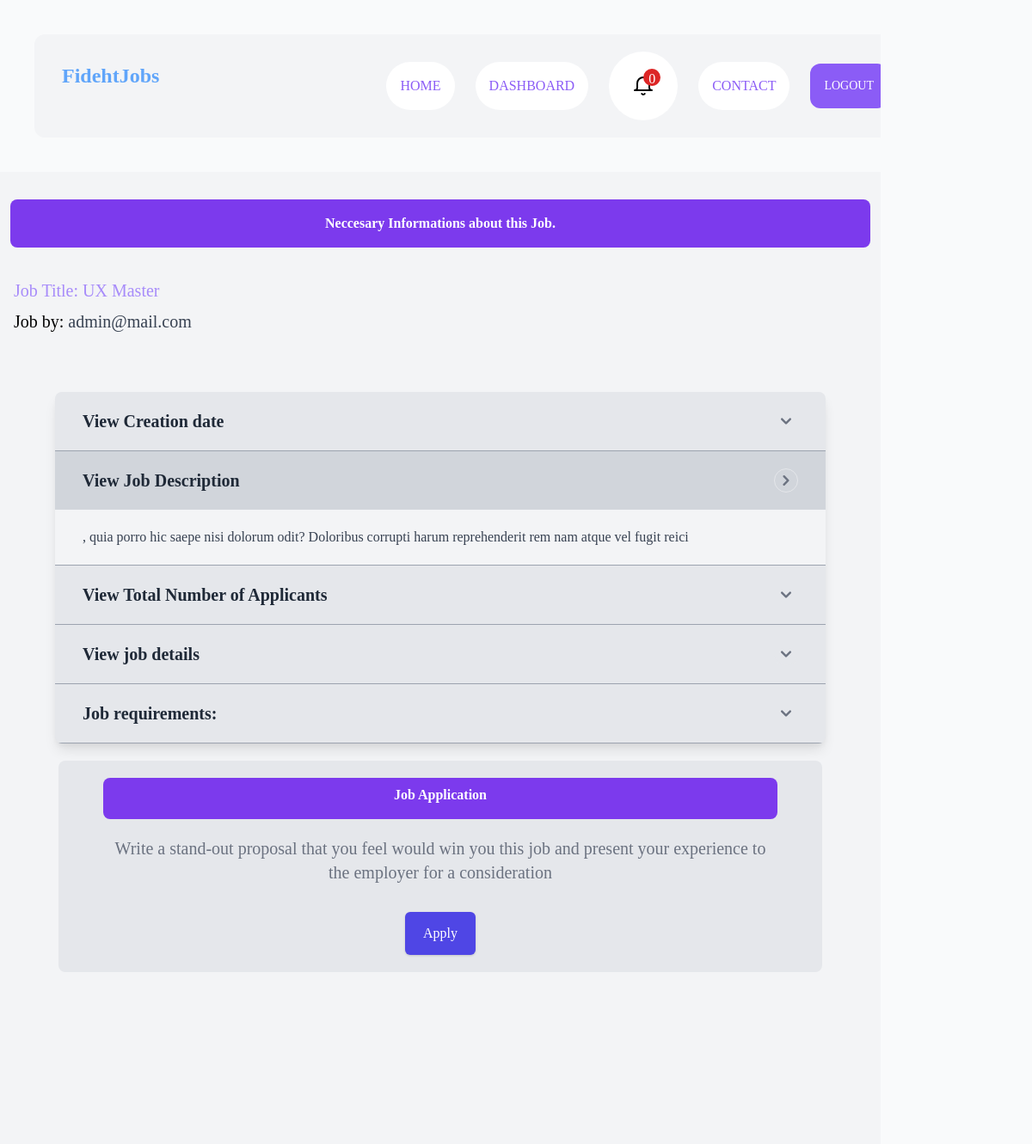
The app's page /job/fideht/job2/ (signed in) with its own data.
### apps/job/models.py (models this page shows, shortened)
class Job(models.Model):
    title = models.CharField(max_length=223)
    description = models.TextField()
    detail = models.TextField(blank=True, null=True)
    duration = models.CharField(max_length=200,blank=True, null=True)
    payment_range = models.CharField(max_length=200,blank=True, null=True)
    remote = models.BooleanField(default=False,blank=True, null=True)
    experience = models.CharField(max_length=200,blank=True, null=True)
    created_by = models.ForeignKey(settings.AUTH_USER_MODEL, related_name='jobs',on_delete=models.CASCADE)
    created_on = models.DateTimeField(auto_now_add=True)
    change_at = models.DateTimeField(auto_now=True)

### apps/users/models.py (models this page shows)
class CustomUser(AbstractUser):
    username = None
    email = models.EmailField(_('email address'), unique=True)
    USERNAME_FIELD = 'email'
    REQUIRED_FIELDS = []
    objects = CustomUserManager()
    def __str__(self):
        return self.email

### apps/job/views.py (the view)
# urls.py: path('fideht/job<int:pk>/',JobDetail.as_view(),name='job-detail'),
class JobDetail(View,LoginRequiredMixin):
    def get(self, request,pk,*args,**kwargs):
        job = Job.objects.get(pk=pk)
        application = Application.objects.filter(job=job,created_by=request.user)
        context = {
            "job": job,
            'application':application,
        }
        return render(request,'job/job_detail.html',context)

### apps/notification/context_processor.py (called while the page is built)
def get_notifications(request):
    if request.user.is_authenticated:
        read_notifications = request.user.notifications.filter(is_read=True)
        unread_notifications = request.user.notifications.filter(is_read=False)
        context ={
            'read_notifications': read_notifications,
            'unread_notifications': unread_notifications
        }
        return context
    else:
        context ={
            'read_notifications': [],
            'unread_notifications': []
        }
        return context

### apps/job/templates/job/job_detail.html (shortened to what this page needs)
{% extends 'base.html' %}
{% block content %}
<div class="h-screen bg-gray-100 flex items-start lg:items-center justify-center">
<div class="container mx-auto px-3 md:px=4  h-full">
    <p class="w-full p-4 my-4 md:my-8 rounded-lg font-semibold self-center text-center bg-purple-600 text-white normal-case">Neccesary Informations about this Job.</p>
    <div class="self-center">
        <h3 class="text-xl text-purple-400 text-left p-1 font-semiboald ">Job Title: {{job.title}}</h3>
        <h3 hx-boost="true" class="text-xl text-left p-1  ">Job by:
            <a href="{% url 'users:profile' job.created_by%}" class="font-semiboald cursor-pointer text-gray-700">{% if job.created_by.profile.username %}{{job.created_by.profile.username}} {% else %}{{job.created_by}}{% endif %}</a>
        </h3>
    </div>
    <section x-data="{ selectedItem: 1 }" class="shadow-md bg-gray-200 overflow-hidden rounded-lg mt-6 sm:shadow-lg lg:mt-16 lg:mx-auto lg:max-w-4xl">
        <article class="border-gray-400 border-b hover:bg-gray-300">
            <div>
                <header @click="selectedItem === 3 ? selectedItem = 0 : selectedItem = 3" x-bind:class="{ 'bg-gray-300': selectedItem === 3 }" class="flex justify-between items-center p-5 pl-8 pr-8 cursor-pointer select-none">
                    <h3 class="font-semibold text-xl text-gray-800">
                        View Creation date
                    </h3>
                    <div class="rounded-full border w-7 h-7 flex items-center justify-center hover:bg-gray-200">
                        <div x-show="selectedItem !== 3" class="rounded-full text-gray-500 w-7 h-7 flex items-center justify-center">
                            <svg class="w-6 h-6" fill="currentColor" viewBox="0 0 20 20" xmlns="http://www.w3.org/2000/svg"><path fill-rule="evenodd" d="M5.293 7.293a1 1 0 011.414 0L10 10.586l3.293-3.293a1 1 0 111.414 1.414l-4 4a1 1 0 01-1.414 0l-4-4a1 1 0 010-1.414z" clip-rule="evenodd"></path></svg>
                        </div>
                    </div>
                </header>
            </div>
        </article>
        <article class="border-gray-400 border-b hover:bg-gray-300">
            <div>
                <header @click="selectedItem === 1 ? selectedItem = 0 : selectedItem = 1" x-bind:class="{ 'bg-gray-300': selectedItem === 1 }" class="flex justify-between items-center p-5 pl-8 pr-8 cursor-pointer select-none">
                    <h3 class="font-semibold text-xl text-gray-800">
                        View Job Description
                    </h3>
                    <div class="rounded-full border w-7 h-7 flex items-center justify-center hover:bg-gray-200">
                        <div x-show="selectedItem === 1" class="rounded-full text-gray-500 w-7 h-7 flex items-center justify-center">
                            <svg class="w-6 h-6" fill="currentColor" viewBox="0 0 20 20" xmlns="http://www.w3.org/2000/svg"><path fill-rule="evenodd" d="M7.293 14.707a1 1 0 010-1.414L10.586 10 7.293 6.707a1 1 0 011.414-1.414l4 4a1 1 0 010 1.414l-4 4a1 1 0 01-1.414 0z" clip-rule="evenodd"></path></svg>
                        </div>
                    </div>
                </header>
                <div x-show="selectedItem === 1">
                    <div class="pl-8 pr-8 py-5 bg-gray-100 text-gray-700">
                        <p>{{job.description}}</p>
                    </div>
                </div>
            </div>
        </article>
        <article class="border-gray-400 border-b hover:bg-gray-300">
            <div>
                <header @click="selectedItem === 2 ? selectedItem = 0 : selectedItem = 2" x-bind:class="{ 'bg-gray-300': selectedItem === 2 }" class="flex justify-between items-center p-5 pl-8 pr-8 cursor-pointer select-none">
                    <h3 class="font-semibold text-xl text-gray-800">
                        View Total Number of Applicants
                    </h3>
                    <div class="rounded-full border w-7 h-7 flex items-center justify-center hover:bg-gray-200">
                        <div x-show="selectedItem !== 2" class="rounded-full text-gray-500 w-7 h-7 flex items-center justify-center">
                            <svg class="w-6 h-6" fill="currentColor" viewBox="0 0 20 20" xmlns="http://www.w3.org/2000/svg"><path fill-rule="evenodd" d="M5.293 7.293a1 1 0 011.414 0L10 10.586l3.293-3.293a1 1 0 111.414 1.414l-4 4a1 1 0 01-1.414 0l-4-4a1 1 0 010-1.414z" clip-rule="evenodd"></path></svg>
                        </div>
                    </div>
                </header>
            </div>
        </article>
        <article class="border-gray-400 border-b hover:bg-gray-300">
            <div>
                <header @click="selectedItem === 3 ? selectedItem = 0 : selectedItem = 3" x-bind:class="{ 'bg-gray-300': selectedItem === 3 }" class="flex justify-between items-center p-5 pl-8 pr-8 cursor-pointer select-none">
                    <h3 class="font-semibold text-xl text-gray-800">
                        View job details
                    </h3>
                    <div class="rounded-full border w-7 h-7 flex items-center justify-center hover:bg-gray-200">
                        <div x-show="selectedItem !== 3" class="rounded-full text-gray-500 w-7 h-7 flex items-center justify-center">
                            <svg class="w-6 h-6" fill="currentColor" viewBox="0 0 20 20" xmlns="http://www.w3.org/2000/svg"><path fill-rule="evenodd" d="M5.293 7.293a1 1 0 011.414 0L10 10.586l3.293-3.293a1 1 0 111.414 1.414l-4 4a1 1 0 01-1.414 0l-4-4a1 1 0 010-1.414z" clip-rule="evenodd"></path></svg>
                        </div>
                    </div>
                </header>
            </div>
        </article>
        <article class="border-gray-400 border-b hover:bg-gray-300">
            <div>
                <header @click="selectedItem === 3 ? selectedItem = 0 : selectedItem = 3" x-bind:class="{ 'bg-gray-300': selectedItem === 3 }" class="flex justify-between items-center p-5 pl-8 pr-8 cursor-pointer select-none">
                    <h3 class="font-semibold text-xl text-gray-800">
                        Job requirements:
                    </h3>
                    <div class="rounded-full border w-7 h-7 flex items-center justify-center hover:bg-gray-200">
                        <div x-show="selectedItem !== 3" class="rounded-full text-gray-500 w-7 h-7 flex items-center justify-center">
                            <svg class="w-6 h-6" fill="currentColor" viewBox="0 0 20 20" xmlns="http://www.w3.org/2000/svg"><path fill-rule="evenodd" d="M5.293 7.293a1 1 0 011.414 0L10 10.586l3.293-3.293a1 1 0 111.414 1.414l-4 4a1 1 0 01-1.414 0l-4-4a1 1 0 010-1.414z" clip-rule="evenodd"></path></svg>
                        </div>
                    </div>
                </header>
            </div>
        </article>
    </section>
    {% if application%}
    <div class="flex justify-center mt-8 space-x-3">
        <a
            class="inline-flex items-center justify-center px-5 py-3 text-base font-medium text-white bg-indigo-600 border border-transparent rounded-md shadow hover:bg-indigo-700">You have applied to this job already.</a>
    </div>
    {% else %}
        <section class=" bg-gray-200 rounded-lg mx-14 p-5 mt-5">
            <div class="px-4 mx-auto text-center max-w-7xl sm:px-6 lg:px-8">
                <p class="w-full p-4 pt-2 mb-3 md:mb-5 rounded-lg font-semibold text-center bg-purple-600 text-white normal-case">Job Application</p>
                <p class="max-w-md mx-auto mt-3 text-base text-gray-500 sm:text-lg md:mt-5 md:text-xl md:max-w-3xl">
                    Write a stand-out proposal that you feel would win you this job and present your experience to the employer for a consideration
                </p>
                {% if request.user.profile.is_employer %}
                <p class="max-w-md mx-auto mt-3 text-base text-gray-500 uppercase sm:text-lg md:mt-5 md:text-xl md:max-w-3xl">
                Employer users can not apply for jobs
                </p>
                {% else %}
                <div class="flex justify-center mt-8 space-x-3">
                    <a
                        {% if user.is_authenticated %}
                            href="{% url 'job:job-apply' job.pk %}"
                        {% else %}
                            href="{% url 'core:login' %}"
                        {% endif %}
                        class="inline-flex items-center justify-center px-5 py-3 text-base font-medium text-white bg-indigo-600 border border-transparent rounded-md shadow hover:bg-indigo-700">Apply</a>
                </div>
                {% endif %}
            </div>
        </section>
    {% endif %}
</div>
{% endblock content %}

### records on screen
Job: title "UX Master", created_by "admin@mail.com", description ", quia porro hic saepe nisi dolorum odit? Doloribus corrupti harum reprehenderit rem nam atque vel fugit reici"

### other values on screen
{{ unread_notifications.count }} "0"
